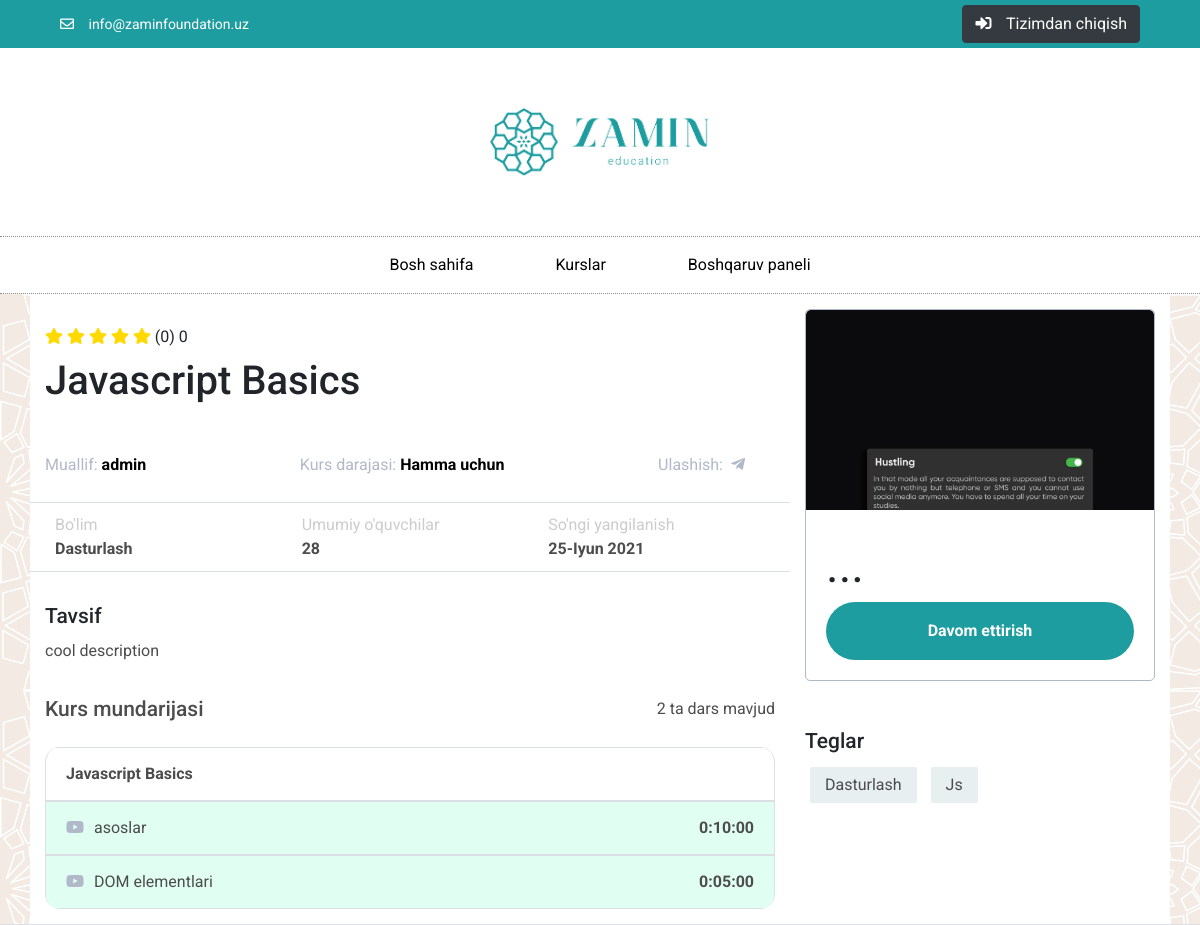
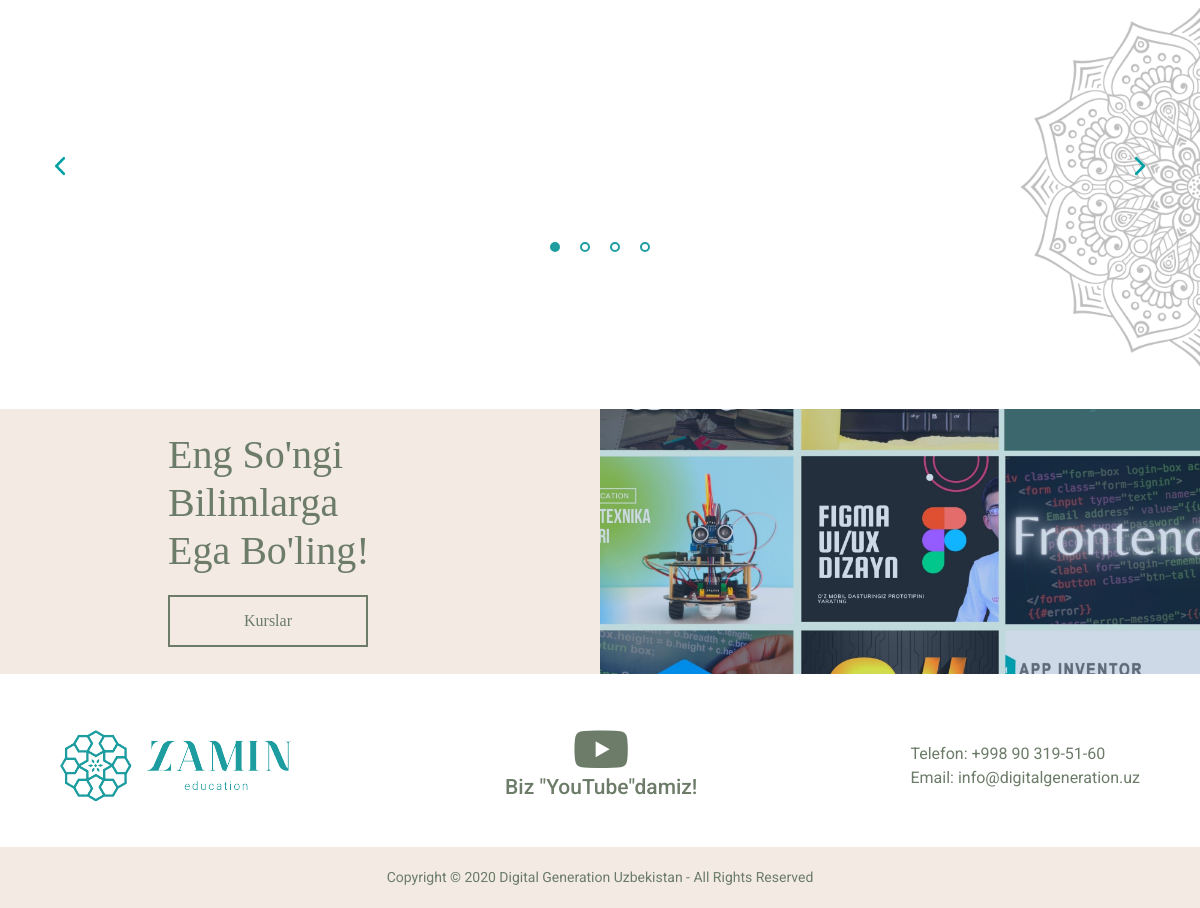
The app's page /courses/javascript-basics (signed in) with its own data (2 pictures, top to bottom).
### main/models.py (models this page shows, shortened)
class Course(models.Model):
    title = models.CharField(max_length=255)
    thumbnail = models.ImageField(upload_to='courses/thumbnails/')
    author = models.ForeignKey(Profile, on_delete=models.PROTECT)
    slug = models.SlugField(unique=True)
    category = models.ManyToManyField(Category, default=[1])
    difficulty = models.ForeignKey(Difficulty, models.SET_NULL, null=True, default=1)
    tags = TaggableManager()
    total_users = models.PositiveIntegerField(default=0, null=True, blank=True)
    rank = models.PositiveSmallIntegerField(default=0)
    ranked_by_count = models.PositiveIntegerField(default=0)
    created = models.DateTimeField(auto_now_add=True)
    updated = models.DateTimeField(auto_now=True)
    description = models.TextField()

class Difficulty(models.Model):
    title = models.CharField(max_length=255)
    created = models.DateTimeField(auto_now_add=True)
    updated = models.DateTimeField(auto_now=True)
    slug = models.SlugField(unique=True)
    def __str__(self):
        return self.title
    class Meta:
        verbose_name_plural = 'Difficulties'

class Category(models.Model):
    title = models.CharField(max_length=255)
    created = models.DateTimeField(auto_now_add=True)
    updated = models.DateTimeField(auto_now=True)
    slug = models.SlugField(unique=True)
    def __str__(self):
        return self.title
    class Meta:
        verbose_name_plural = 'Categories'

class Lesson(models.Model):
    course = models.ForeignKey(Course, on_delete=models.CASCADE, related_name='lessons')
    title = models.CharField(max_length=255)
    url = models.URLField()
    description = models.TextField()
    duration = models.DurationField(default=timedelta(minutes=20))
    created = models.DateTimeField(auto_now_add=True)
    updated = models.DateTimeField(auto_now=True)
    slug = models.SlugField()
    order_number = models.PositiveIntegerField(default=10)

### account/models.py (models this page shows, shortened)
class Profile(AbstractUser):
    is_author = models.BooleanField(default=False)
    date_of_birth = models.DateField(null=True, blank=True)
    school = models.CharField(max_length=255, null=True, blank=True)
    profile_pic = models.ImageField(upload_to='profiles/', null=True, blank=True)

### main/views.py (the view)
# urls.py: path('courses/<slug:course_slug>', course_detail, name='course-detail'),
def course_detail(request, course_slug):
    course = Course.objects.get(slug__exact=course_slug)
    user = request.user
    is_enrolled = Enrollment.objects.filter(user=user, course=course).exists()
    context = {
        'course': course,
        'is_enrolled': is_enrolled,
    }
    return render(request, 'main/course-detail.html', context)

### templates/main/course-detail.html
{% extends 'base.html' %}
{% block content %}
    <main>
        <section id="courses" class="courses course-detail">
            <div class="container">
                <div class="row">
                    <div class="col-md-8">
                        <div class="stars mt-3">
                            <i class="fas fa-star"></i>
                            <i class="fas fa-star"></i>
                            <i class="fas fa-star"></i>
                            <i class="fas fa-star"></i>
                            <i class="fas fa-star"></i>
                            (0) 0
                        </div>
                        <div class="course__content">
                            <h3 class="course__name mb-5 mt-2">
                                {{ course.title }}
                            </h3>
                            <div class="course__social row justify-content-between col-12">
                                <div>Muallif: <b>{{ course.author }}</b></div>
                                <div>Kurs darajasi: <b>{{ course.difficulty }}</b></div>
                                <div class="social-networks">Ulashish:
                                    <a href="https://t.me/share/url?url=https://zamineducation.uz/courses/{{ course.slug }}&text=Ushbu kursni ko`rib chiqishingizni tavfsiya qilaman! #ZaminEducation">
                                        <i class="fab fa-telegram-plane"></i>
                                    </a>
                                </div>
                            </div>
                            <div class="row course__info">
                                <div class="col-md-4 course__info-item">
                                    Bo'lim<span>{{ course.category.all|join:" " }}</span></div>
                                <div class="col-md-4 course__info-item">Umumiy o'quvchilar<span>28</span></div>
                                <div class="col-md-4 course__info-item">So'ngi
                                    yangilanish<span>{{ course.updated|date:"d-F Y" }}</span></div>
                            </div>
                            <div class="course__about">
                                <h4 class="course__title">
                                    Tavsif
                                </h4>
                                <p class="course__text">
                                    {{ course.description }}
                                </p>
                            </div>
                            <div class="course__time">
                                <div class="course__time-header">
                                    <h4>Kurs mundarijasi</h4>
                                    <span>{{ course.lessons.count }} ta dars mavjud</span>
                                </div>
                                <ul class="course__time-table">
                                    <li>
                                        <div><b>{{ course.title }}</b></div>
                                    </li>
                                    {% for lesson in course.lessons.all %}
                                        <li class="completed-course">
                                            <div><i class="fab fa-youtube"></i>{{ lesson.title }}</div>
                                            <div><b>{{ lesson.duration }}</b></div>
                                        </li>
                                    {% endfor %}
                                </ul>
                            </div>
                        </div>
                    </div>
                    <div class="col-md-4">
                        <div class="detail__card">
                            <div class="course__banner"
                                 style="background-image: url('/uploads/{{ course.thumbnail }}')">
                            </div>
                            <div class="detail__card-content">
                                <span>...</span>
                                <div class="main-btn2 course-btn">
                                    {% if is_enrolled %}
                                        <a href="#">Davom ettirish</a>
                                    {% else %}
                                        <a href="{% url 'course-enroll' course.id %}">Kursga yozilish</a>
                                    {% endif %}
                                </div>
                            </div>
                        </div>
                        <div class="course__info-item mt-5 d-flex flex-column">
                            <h4>Teglar</h4>
                            <span>
                                {% for tag in course.tags.all %}
                                <a href="#">{{ tag|title }}</a>
                                {% endfor %}
                            </span>
                        </div>
                    </div>
                </div>
            </div>
        </section>
    </main>
{% endblock %}

### main/static/css/style.css (style rules this page uses)
section.courses { padding: 0 !important; }
section.courses { padding: 35px 0px !important; }
section.course-detail { padding: 0 !important; background-color: #f2eae3; background-image: url(../img/gallery-bg.png); background-size: 38% auto; border-bottom: 1px solid #dcdfe5; }
section.course-detail .container { background-color: #ffffff; padding: 15px 15px; }
.detail__card { border: 1px solid #b1b8c9; border-radius: 5px; overflow: hidden; }
.detail__card span { font-size: 48px; }
.detail__card .detail__card-content { padding: 20px; }
.course__banner { background-image: url("../img/photoshop.png"); background-repeat: no-repeat; background-size: cover; background-position: center top; border-top-left-radius: 5px; border-top-right-radius: 5px; height: 200px; display: flex; justify-content: space-between; align-items: flex-end; padding: 30px; color: #fff; }
.course__info { padding: 10px; border-top: 1px solid #dcdfe5; border-bottom: 1px solid #dcdfe5; margin: 25px 0px 0px 0px; }
.course__info .course__info-item { display: flex; flex-direction: column; color: #ccc; }
.course__info .course__info-item span { color: #4c4c4c; font-weight: 700; }
.course__about { margin-top: 32px; margin-bottom: 32px; }
.course__text { color: #4c4c4c; line-height: 28px; }
.course__time-header { display: flex; justify-content: space-between; color: #4c4c4c; margin-bottom: 16px; }
.course__time-table { border-right: 1px solid #dcdfe5; border-left: 1px solid #dcdfe5; border-radius: 15px; overflow: hidden; }
.course__time-table li { display: flex; justify-content: space-between; padding: 14px 20px; border-top: 1px solid #dcdfe5; border-bottom: 1px solid #dcdfe5; }
.course__time-table li div { color: #4c4c4c; }
.course__time-table li div i { margin-right: 10px; color: #b1b8c9; }
.course__social { color: #b1b8c9; }
.course__social div b { color: #000; }
.course__social div.social-networks { display: flex; column-gap: 8px; }
.course__social div.social-networks a { color: #b1b8c9; }
.course-btn { max-width: 100% !important; }
.stars i { color: #ffd900; }
.course__info-item span a { padding: 6px 15px; background: #e8eff1; display: inline-block; margin: 5px; border-radius: 2px; color: #4c4c4c; }
* { padding: 0; margin: 0; box-sizing: border-box; font-family: "Roboto", sans-serif; }
section { padding: 120px 0px; }
h3 { font-size: 40px !important; }
h4 { font-size: 21px !important; }
ul { list-style: none !important; margin: 0 !important; }
a { text-decoration: none !important; }
.main-btn2 { font-family: "Roboto", Sans-serif; font-size: 16px; font-weight: 500; background-color: #1D9DA0; border-radius: 50px; padding: 17px 50px; transition: 0.3s; max-width: 310px; display: flex; justify-content: center; align-items: center; cursor: pointer; font-weight: 700; }
.main-btn2 a { color: #ffffff !important; }

### main/static/css/vanilla.css (style rules this page uses)
.completed-course { background-color: #e0fff2; }

### records on screen
Course: title "Javascript Basics", author "admin", difficulty "Hamma uchun", category.all "Dasturlash", updated "25-Iyun 2021", description "cool description", lessons.count "2", thumbnail (picture)
Lesson: title "asoslar", duration "0:10:00"
Lesson: title "DOM elementlari", duration "0:05:00"
Tag: name "Dasturlash"
Tag: name "Js"
